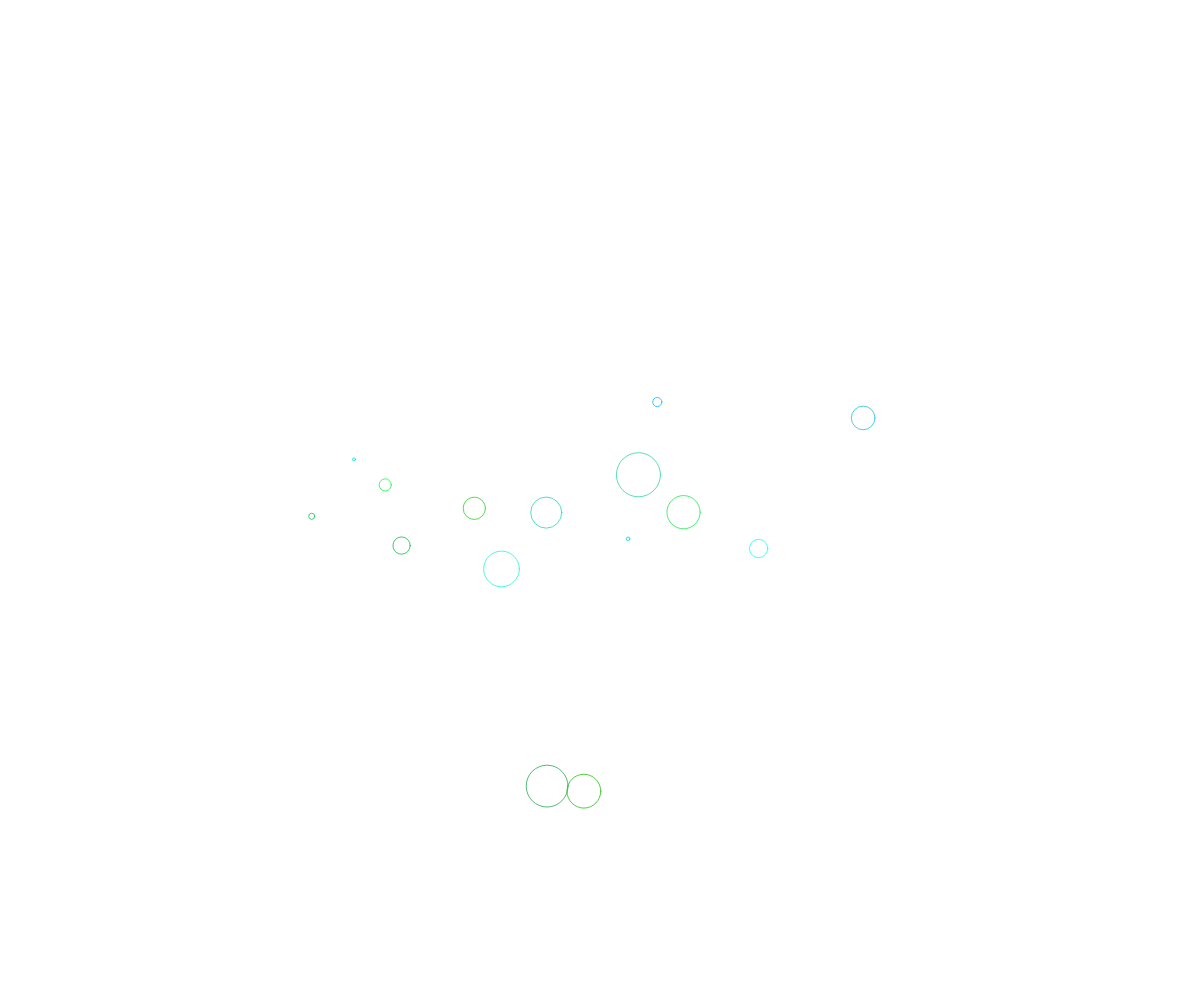
Frame 1 (no input)
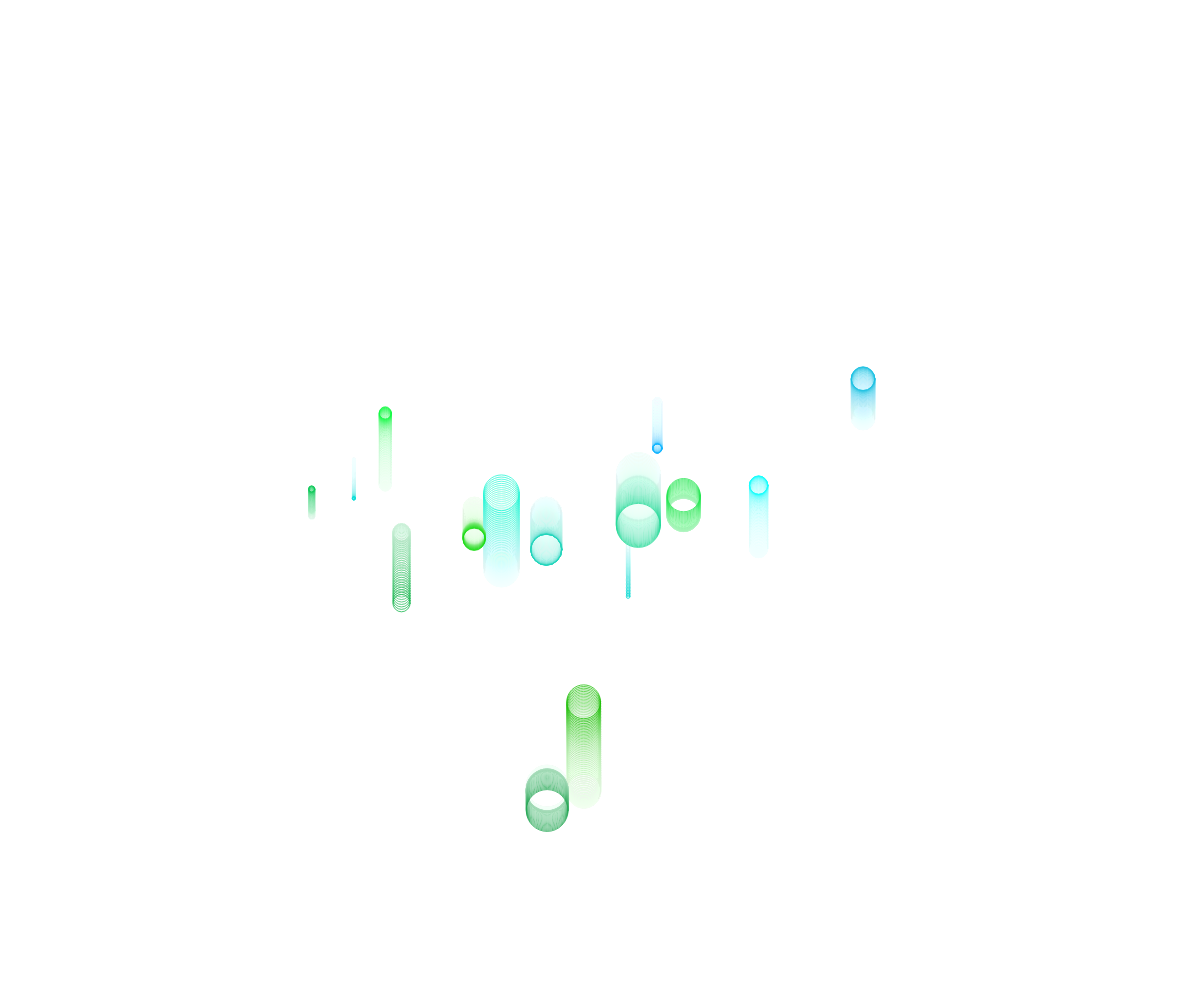
Frame 60 (no input)
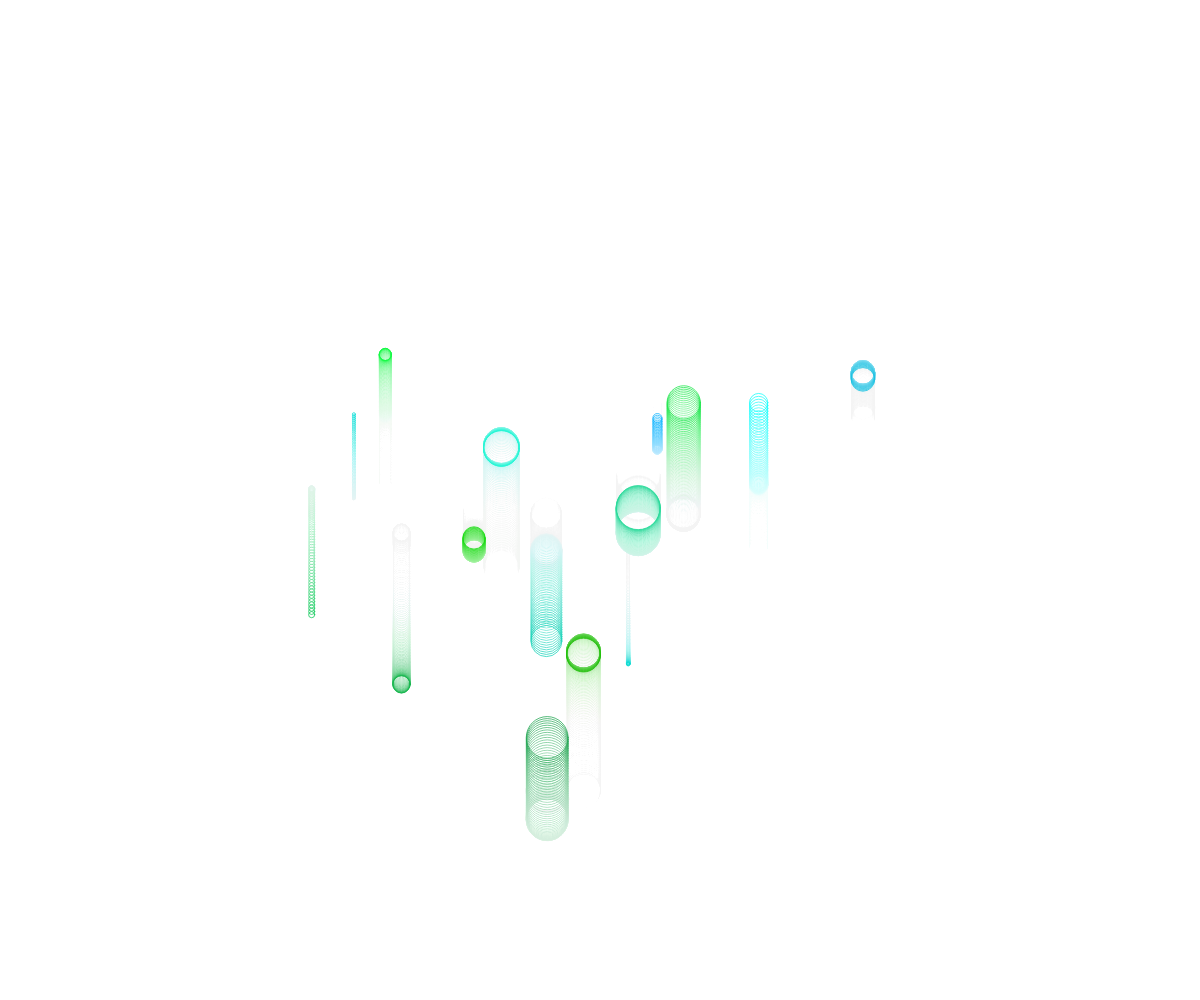
Frame 120 (the mouse pressed at the canvas centre since frame 60)

The p5.js sketch that drew these frames (run headless with seeded random() and noise() and a simulated clock; from frame 60 on, the mouse is pressed at the canvas centre):

// p5.js sketch
// ── sketch.js
//ariannater
//variazione SpaceWalker
//BoscoVerticale
var w, h;
var quanti = 15;
var c = [];
var strokeDim = 1;

function setup() {
  createCanvas(w = windowWidth, h = windowHeight);
  noFill();
  background(255,0);

  // crea "n" oggetti di classe Camminatore
  for (var i = 0; i < quanti; i++) {
    c.push(new Camminatore(i));
  }
}

function draw() {
  background(255,10);

  // per tutti i camminatori chiama i diversi metodi utili 
  for (var i = 0; i < quanti; i++) {
    c[i].move();
    c[i].display();
  }
}

// CLASSE CAMMINATORE
function Camminatore(_id) {

  // COSTRUTTORE
  this.id = _id;
  this.x;
  this.y;
  this.speed = noise(10, strokeDim);
  this.altro;
  this.randomX = random(50); // valore X per noise();
  this.randomY = random(200); // valore Y per noise();
  this.randomZ = random(255); // valore per "b" dell'rgb

  // METODO MOVE
  this.move = function() {
    this.x = map(noise(this.randomX), 0, 1, 0, width);
    this.y = map(noise(this.randomY), 0, 1, 0, height);

    this.randomX += 0.00001 * this.speed;
    this.randomY += 0.007 * this.speed;
  }

  // METODO DISPLAY
  this.display = function() {
   
   stroke(map(this.randomX, 0, 255, 10, 185), 
    map(this.randomY, 200, 25, 160, 255), 
    map(this.randomZ, 18, 95, 10, 100), 200);
    strokeWeight(map(strokeDim,1, 100)); 

  if (this.x > w || this.x<(h-10)) {
      circle(this.x, this.y, this.randomX, this.randomX);
    } else {
      circle(this.x, this.x, this.randomZ, this.randomZ);
    }
  }
}
